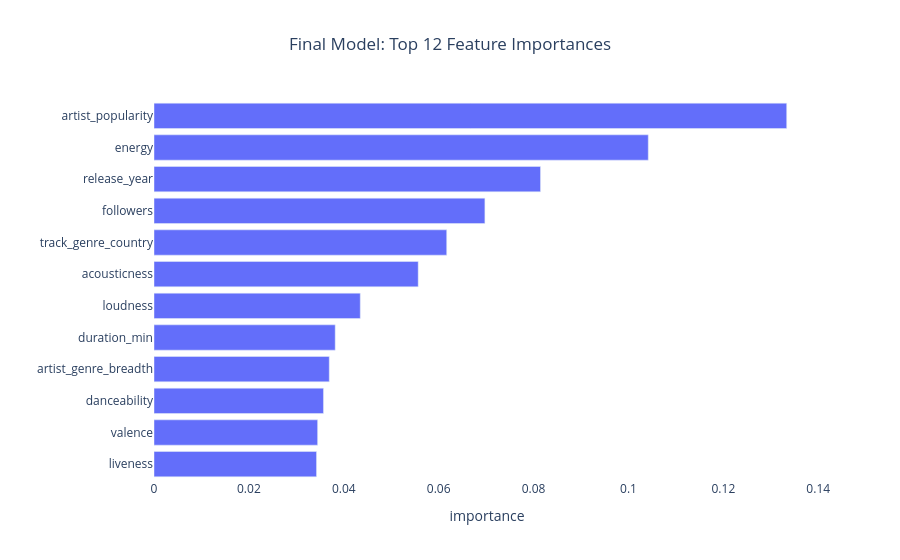

Source (notebook cell):
### Code cell
# Which features the final model relies on most.
ohe_names = (final_model.named_steps['pre']
             .named_transformers_['cat'].get_feature_names_out(categorical_features))
feature_names = numeric_features + ['explicit'] + list(ohe_names)
importances = (pd.Series(final_model.named_steps['model'].feature_importances_, index=feature_names)
               .sort_values(ascending=False).head(12))

fig = px.bar(
    importances.iloc[::-1], orientation='h',
    title='Final Model: Top 12 Feature Importances',
    labels={'value': 'importance', 'index': ''},
)
fig.update_layout(plot_bgcolor='white', title_x=0.5, showlegend=False)
fig.show()

### Figure 1 — Plotly figure (JSON) as saved in the notebook; plotly's stock layout.template omitted (floating-point values rounded to 4 significant figures)
{"data": [{"alignmentgroup": "True", "hovertemplate": "variable=0<br>importance=%{x}<br>=%{y}<extra></extra>", "legendgroup": "0", "marker": {"color": "#636efa", "pattern": {"shape": ""}}, "name": "0", "offsetgroup": "0", "orientation": "h", "showlegend": true, "textposition": "auto", "type": "bar", "x": [0.03426, 0.03448, 0.03572, 0.03693, 0.03819, 0.04347, 0.05568, 0.06169, 0.06974, 0.08146, 0.1042, 0.1333], "xaxis": "x", "y": ["liveness", "valence", "danceability", "artist_genre_breadth", "duration_min", "loudness", "acousticness", "track_genre_country", "followers", "release_year", "energy", "artist_popularity"], "yaxis": "y"}], "layout": {"barmode": "relative", "legend": {"title": {"text": "variable"}, "tracegroupgap": 0}, "plot_bgcolor": "white", "showlegend": false, "title": {"text": "Final Model: Top 12 Feature Importances", "x": 0.5}, "xaxis": {"anchor": "y", "domain": [0, 1], "title": {"text": "importance"}}, "yaxis": {"anchor": "x", "domain": [0, 1], "title": {"text": ""}}}}
